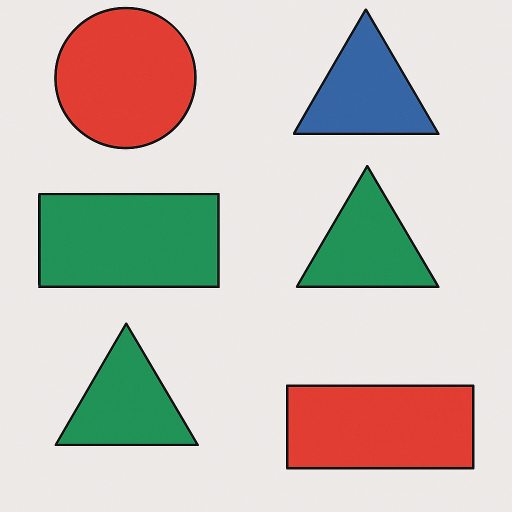
#> input picture sekiller.png, 1024 x 1024 px, given in place of video, which was not available (shown at 1/2 size)
$ python 'contour_phonecamera copy.py'
#> lines starting #> are read from the running program, lines starting #| are printed output that depends on the picture; after the words box and inside, x2 and y2 are one past the last pixel; in counts of white or black regions, pixels touching at a corner belong together; pictures that were not available may be replaced by others from this repository, and a replacement may not be noted
import cv2
import numpy as np

ip_address = "10.125.68.131:8080"
video_url = f"http://{ip_address}/video"

def nothing(x):
    pass

# Trackbar penceresini oluştur ve boyutunu ayarla
cv2.namedWindow("Trackbar", cv2.WINDOW_NORMAL)

# Trackbar'ları oluştur
cv2.createTrackbar("L-H", "Trackbar", 0, 179, nothing)
cv2.createTrackbar("L-S", "Trackbar", 0, 255, nothing)
cv2.createTrackbar("L-V", "Trackbar", 0, 255, nothing)
cv2.createTrackbar("U-H", "Trackbar", 179, 179, nothing)
cv2.createTrackbar("U-S", "Trackbar", 255, 255, nothing)
cv2.createTrackbar("U-V", "Trackbar", 255, 255, nothing)

# Trackbar ayarlarını kaydedebileceğimiz dosya
settings_file = "settings.txt"

# Trackbar ayarlarını dosyaya kaydetme
def save_settings():
    l_h = cv2.getTrackbarPos("L-H", "Trackbar")
    l_s = cv2.getTrackbarPos("L-S", "Trackbar")
    l_v = cv2.getTrackbarPos("L-V", "Trackbar")
    u_h = cv2.getTrackbarPos("U-H", "Trackbar")
    u_s = cv2.getTrackbarPos("U-S", "Trackbar")
    u_v = cv2.getTrackbarPos("U-V", "Trackbar")

    with open(settings_file, 'w') as f:
        f.write(f"{l_h} {l_s} {l_v} {u_h} {u_s} {u_v}\n")

# Trackbar ayarlarını dosyadan yükleme
def load_settings():
    try:
        with open(settings_file, 'r') as f:
#> (reads settings.txt from the repository)
            settings = f.readline().strip().split()
            return list(map(int, settings))
    except FileNotFoundError:
        return [0,68, 129, 119, 226, 255]  # Varsayılan değerler
        # return [0,82, 120, 126, 255, 255]

# Ayarları yükle
settings = load_settings()

# Trackbar'lara değerleri yükle
cv2.setTrackbarPos("L-H", "Trackbar", settings[0])
cv2.setTrackbarPos("L-S", "Trackbar", settings[1])
cv2.setTrackbarPos("L-V", "Trackbar", settings[2])
cv2.setTrackbarPos("U-H", "Trackbar", settings[3])
cv2.setTrackbarPos("U-S", "Trackbar", settings[4])
cv2.setTrackbarPos("U-V", "Trackbar", settings[5])

cap = cv2.VideoCapture(video_url)

while cap.isOpened():
    ret, frame = cap.read()
#> frame is the input picture: shape (1024, 1024, 3); mean B, G, R 185.5, 193.4, 198.6
    if not ret:
        print("Bağlantı hatası!")
        break

    hsv = cv2.cvtColor(frame, cv2.COLOR_BGR2HSV)
#> hsv: shape (1024, 1024, 3); mean H, S, V 24.3, 59.3, 216.3

    # Trackbar değerlerini al
    l_h = cv2.getTrackbarPos("L-H", "Trackbar")
    l_s = cv2.getTrackbarPos("L-S", "Trackbar")
    l_v = cv2.getTrackbarPos("L-V", "Trackbar")
    u_h = cv2.getTrackbarPos("U-H", "Trackbar")
    u_s = cv2.getTrackbarPos("U-S", "Trackbar")
    u_v = cv2.getTrackbarPos("U-V", "Trackbar")

    # Trackbar değerleri ile maske oluştur
    lower_bound = np.array([l_h, l_s, l_v], dtype=np.uint8)
    upper_bound = np.array([u_h, u_s, u_v], dtype=np.uint8)

    mask = cv2.inRange(hsv, lower_bound, upper_bound)
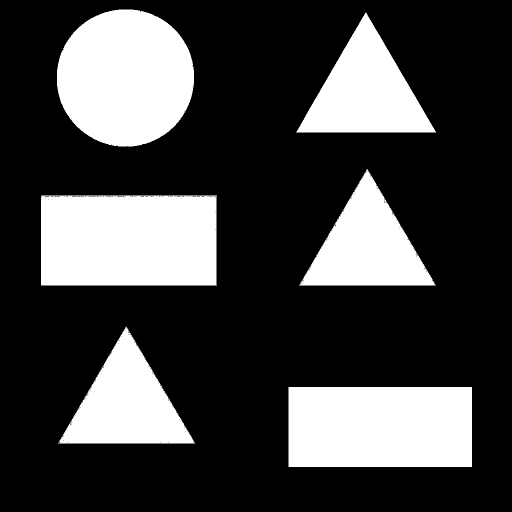
#> mask: shape (1024, 1024) (shown at 1/2 size); 26.6% white; 6 white regions, box (x1, y1, x2, y2) and area: (82, 391, 434, 571) 62986, (114, 19, 388, 293) 59355, (577, 774, 944, 934) 58720, (592, 25, 872, 265) 33807, (116, 653, 390, 887) 32056, (598, 338, 872, 571) 31840
    mask = cv2.medianBlur(mask, 5)
#> mask: shape (1024, 1024); 26.6% white; 6 white regions

    # Kontur bulma
    contours, _ = cv2.findContours(mask, cv2.RETR_EXTERNAL, cv2.CHAIN_APPROX_SIMPLE)
#> contours = 6 contours; box (x1, y1, x2, y2) and area: (82, 391, 433, 571) 62454, (114, 19, 388, 293) 58972, (577, 774, 944, 934) 58186, (594, 26, 871, 265) 33420, (118, 655, 388, 887) 31716, (600, 340, 870, 571) 31493

    for cnt in contours:
        area = cv2.contourArea(cnt)
        if area > 300:  # Küçük nesneleri filtrele
            approx = cv2.approxPolyDP(cnt, 0.02 * cv2.arcLength(cnt, True), True)
            x, y, w, h = cv2.boundingRect(approx)

            # Şekil tespiti
            shape = ""
            if len(approx) == 3:
                shape = "Triangle"
            elif len(approx) == 4:
                aspect_ratio = float(w) / h
                if 0.85 <= aspect_ratio <= 1.15:
                    shape = "Square"
                else:
                    shape = "Rectangle"
            elif len(approx) > 6:
                shape = "Circle"

            # Çizimleri ekle
            cv2.drawContours(frame, [approx], -1, (255, 255, 0), 3)  # Mavi çizim
            cv2.putText(frame, shape, (x, y - 10),
                        cv2.FONT_HERSHEY_SIMPLEX, 0.6, (255, 255, 0), 2)  # Metin ekle
#> this loop made 6 passes
#> (area, approx, x, y, w, h, shape, aspect_ratio) on passes 1, 3: (58186, [[577, 776], [579, 933], [943, 931], [941, 774]], 577, 774, 367, 160, 'Rectangle', 2.29), (62454.5, [[82, 393], [84, 570], [432, 569], [431, 392]], 82, 392, 351, 179, 'Rectangle', 1.96)
#> (area, approx, x, y, w, h, shape) on passes 2, 4, 5: (31715.5, [[118, 884], [387, 882], [251, 655]], 118, 655, 270, 230, 'Triangle'), (31493, [[600, 568], [869, 569], [735, 340]], 600, 340, 270, 230, 'Triangle'), (33420.5, [[731, 26], [594, 263], [869, 264]], 594, 26, 276, 239, 'Triangle')
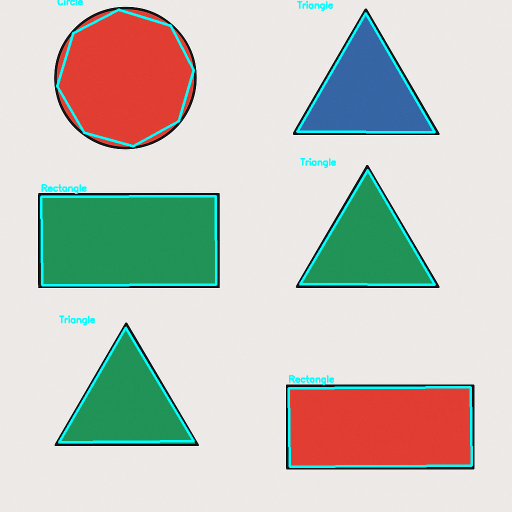
#> frame: shape (1024, 1024, 3) (shown at 1/2 size); 2.85% of pixels changed, all inside (x1, y1, x2, y2) = (80, 0, 946, 936)

    res = cv2.bitwise_and(frame, frame, mask=mask)
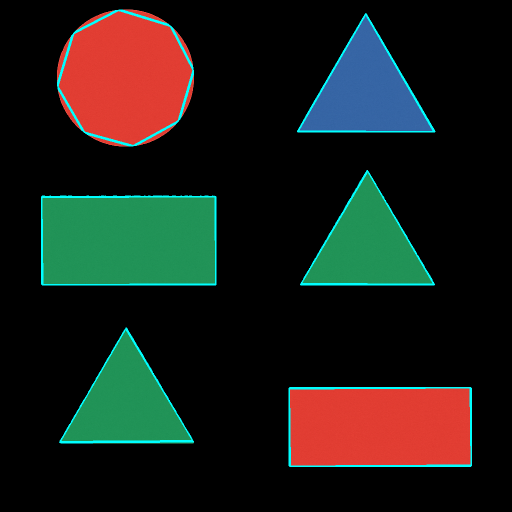
#> res: shape (1024, 1024, 3) (shown at 1/2 size); mean B, G, R 25, 30.9, 28.8
    frame_resized = cv2.resize(frame, (640, 480))  # Resize to 640x480 or any size you prefer
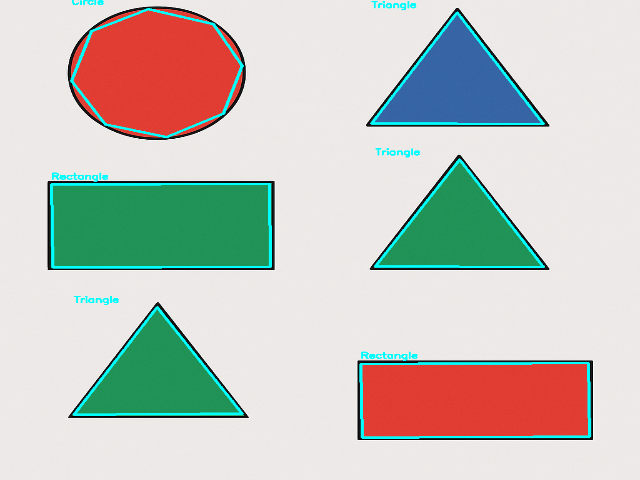
#> frame_resized: shape (480, 640, 3); mean B, G, R 190, 197.4, 195.4
    mask_resized = cv2.resize(mask, (640, 480))  # Resize to 640x480 or any size you prefer
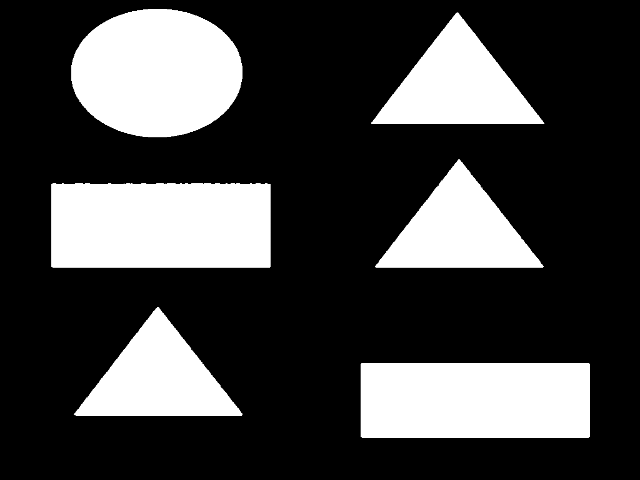
#> mask_resized: shape (480, 640); min 0, max 255, mean 67.9
    cv2.imshow("Telefon Kamerası - IP Webcam", frame_resized)
    cv2.imshow("Maske", mask_resized)

    # Kaydetme işlemi
    save_settings()
#> in save_settings, `l_h = cv2.getTrackbarPos("L-H", "Trackbar")`: l_h = 0
#> in save_settings, `l_s = cv2.getTrackbarPos("L-S", "Trackbar")`: l_s = 67
#> in save_settings, `l_v = cv2.getTrackbarPos("L-V", "Trackbar")`: l_v = 141
#> in save_settings, `u_h = cv2.getTrackbarPos("U-H", "Trackbar")`: u_h = 119
#> in save_settings, `u_s = cv2.getTrackbarPos("U-S", "Trackbar")`: u_s = 226
#> in save_settings, `u_v = cv2.getTrackbarPos("U-V", "Trackbar")`: u_v = 255

    if cv2.waitKey(1) & 0xFF == ord('q'):
#> (key q is pressed here)
        break

cap.release()
cv2.destroyAllWindows()
